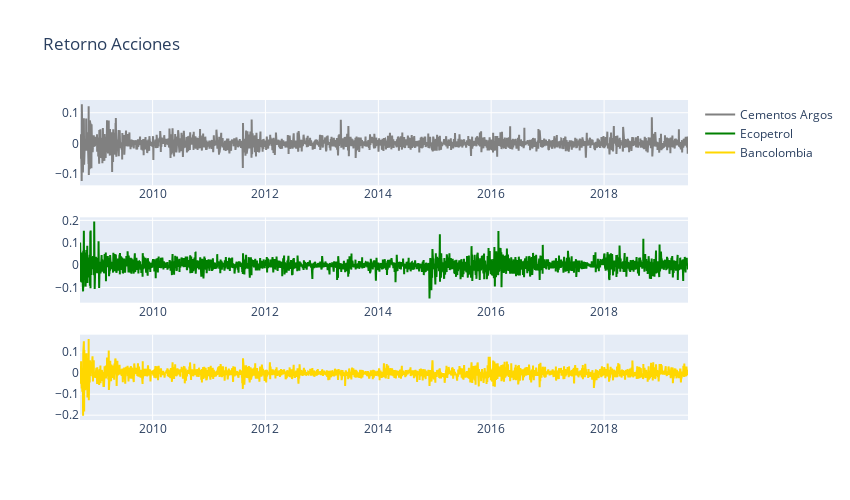

Here is the notebook cell this chart was saved with:
### Code cell
fig = make_subplots(
    rows=3, cols=1,
)

fig.add_trace(
    go.Scatter(
        x=returns_df.index, 
        y=returns_df["Cementos Argos"],
        name="Cementos Argos", 
        marker = {'color' : 'grey'}
        ),
    row=1, 
    col=1,
)

fig.add_trace(
    go.Scatter(
        x=returns_df.index, 
        y=returns_df["Ecopetrol"],
        name="Ecopetrol", 
        marker = {'color' : 'green'}
        ),
    row=2, 
    col=1
)

fig.add_trace(
    go.Scatter(
        x=returns_df.index, 
        y=returns_df["Bancolombia"],
        name="Bancolombia", 
        marker = {'color' : 'gold'}
        ),
    row=3, 
    col=1, 
)

fig.update_layout(
    height=500, 
    width=850,
    title_text=f"Retorno Acciones"
)

### Figure 1 — Plotly figure (JSON) as saved in the notebook; plotly's stock layout.template omitted (floating-point values rounded to 4 significant figures; data arrays with more than 128 entries replaced by an {"elided": "..."} marker saying what was removed)
{"data": [{"marker": {"color": "grey"}, "name": "Cementos Argos", "type": "scatter", "x": {"elided": "2713 str values"}, "xaxis": "x", "y": {"elided": "2713 float values"}, "yaxis": "y"}, {"marker": {"color": "green"}, "name": "Ecopetrol", "type": "scatter", "x": {"elided": "2713 str values"}, "xaxis": "x2", "y": {"elided": "2713 float values"}, "yaxis": "y2"}, {"marker": {"color": "gold"}, "name": "Bancolombia", "type": "scatter", "x": {"elided": "2713 str values"}, "xaxis": "x3", "y": {"elided": "2713 float values"}, "yaxis": "y3"}], "layout": {"height": 500, "title": {"text": "Retorno Acciones"}, "width": 850, "xaxis": {"anchor": "y", "domain": [0, 1]}, "xaxis2": {"anchor": "y2", "domain": [0, 1]}, "xaxis3": {"anchor": "y3", "domain": [0, 1]}, "yaxis": {"anchor": "x", "domain": [0.7333, 1]}, "yaxis2": {"anchor": "x2", "domain": [0.3667, 0.6333]}, "yaxis3": {"anchor": "x3", "domain": [0, 0.2667]}}}
